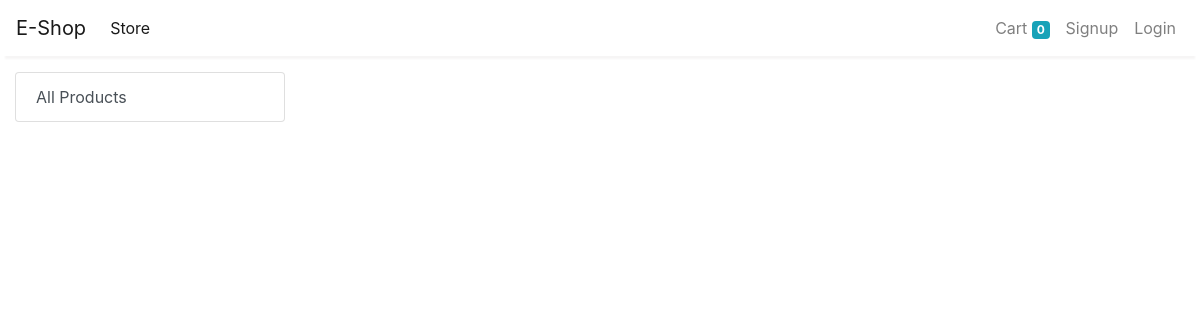
The page /store?category=2 on the database as committed earlier.
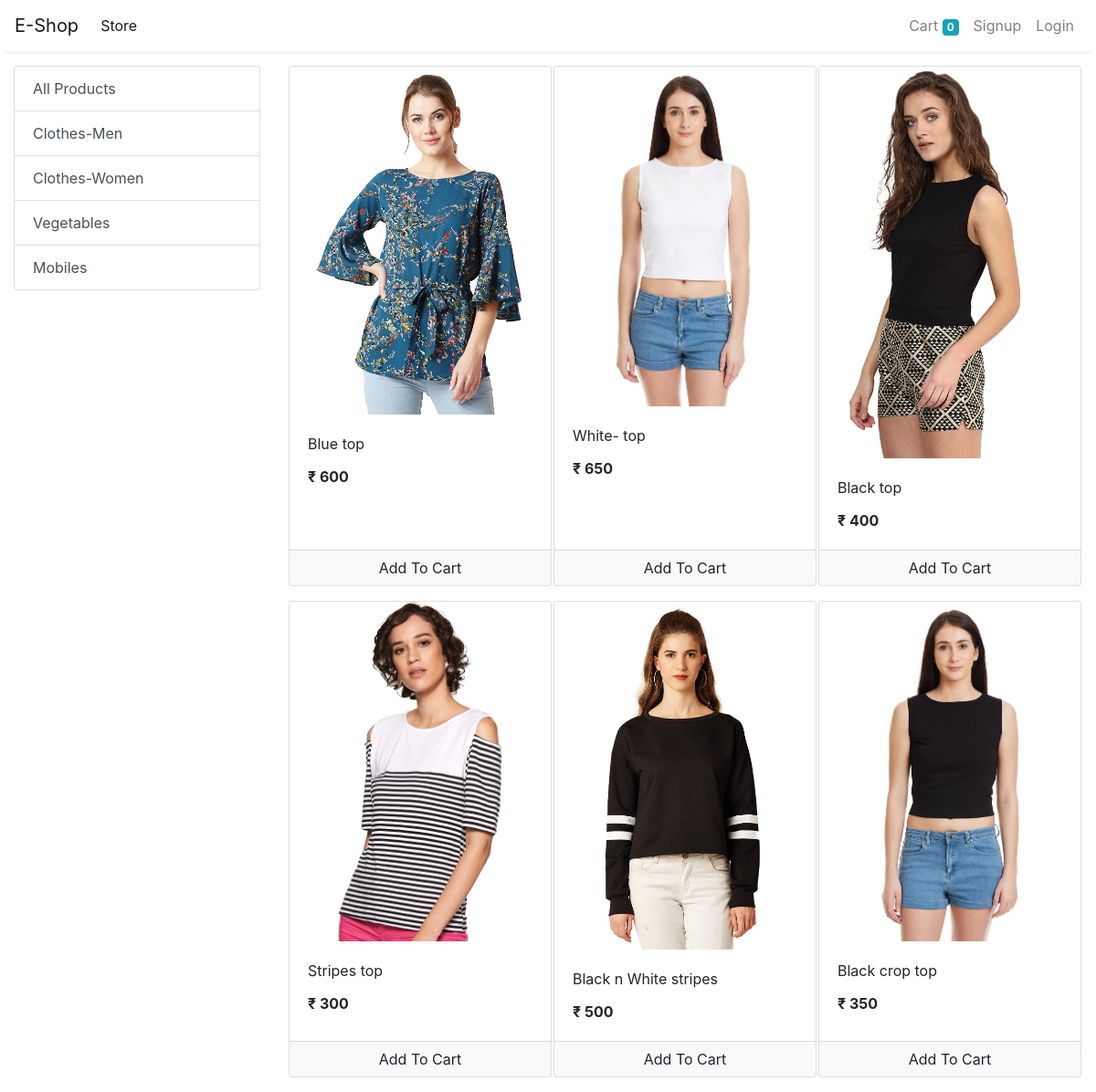
The same page on the database as committed later.
### store/models/category.py (models this page shows, shortened)
class Category(models.Model):
    name = models.CharField(max_length = 20)
    @staticmethod
    def get_all_categories():
        return Category.objects.all()

### store/models/product.py (models this page shows, shortened)
class Product(models.Model):
    name = models.CharField(max_length=50)
    price = models.IntegerField(default=0)
    category = models.ForeignKey(Category, on_delete = models.CASCADE , default=1)
    description = models.CharField(max_length =200, default='' , null =True, blank=True)
    image = models.ImageField(upload_to = 'uploads/products/')
    @staticmethod
    def  get_all_products_by_categoryid(category_id):
        if category_id:
            return Product.objects.filter(category = category_id)
        else:
            return Product.get_all_products();

### store/views/home.py (the view)
# urls.py: path('' , include('store.urls'))
def store(request):
    cart = request.session.get('cart')
    if not cart:
        request.session['cart'] = {}
    products = None
    categories = Category.get_all_categories()
    categoryID = request.GET.get('category')
    if categoryID:
        products = Product.get_all_products_by_categoryid(categoryID)
    else:
        products = Product.get_all_products();
    data = {}
    data['products'] = products
    data['categories'] = categories
    print('you are : ', request.session.get('email'))
    return render(request, 'index.html', data)

### store/templatetags/cart.py (called while the page is built)
@register.filter(name='is_in_cart')
def is_in_cart(product  , cart):
    keys = cart.keys()
    for id in keys:
        if int(id) == product.id:
            return True
    return False;

### store/templatetags/custom_filter.py (called while the page is built)
@register.filter(name='currency')
def currency(number):
    return "₹ "+str(number)

### store/templates/index.html (shortened to what this page needs)
{% extends 'base.html' %}
{% block content %}
{% load cart %}
{% load custom_filter %}
<div class="container-fluid mt-3">
	<div class="row">
		<div class="col-lg-3 mx-auto">
			<div class="list-group">
				<a href="/" class="list-group-item list-group-item-action">All Products</a>
				{% for category in categories %}
				<a href="/?category={{category.id}}"
					class="list-group-item list-group-item-action">{{category.name}}</a>
				{% endfor %}
			</div>
		</div>
		<div id='products' class="col-lg-9 mx-auto">
			<div class="row mx-auto">
				{% for product in products %}
				<div class="card mx-auto mb-3" id={{product.id}} style="width: 18rem;">
					<img class="card-img-top" src="{{product.image.url}}" alt="Card image cap">
					<div class="card-body">
						<p class="card-title">{{product.name}}</p>
						<p class="card-text"><b>{{product.price|currency}}</b></p>
					</div>
					<div class="card-footer p-0 no-gutters">
						{% if product|is_in_cart:request.session.cart %}
						<div class="row no-gutters">
							<form action="/#{{product.id}}" class="col-2 " method="post">
								{% csrf_token %}
								<input hidden type="text" name='product' value='{{product.id}}'>
								<input hidden type="text" name='remove' value='True'>
								<input type="submit" value=" - " class="btn btn-block btn-light border-right">
							</form>
							<div class="text-center col">{{product|cart_quantity:request.session.cart}} in Cart</div>
							<form action="/#{{product.id}}" class="col-2 " method="post">
								{% csrf_token %}
								<input hidden type="text" name='product' value='{{product.id}}'>
								<input type="submit" value=" + " class="btn btn-block btn-light border-left">
							</form>
						</div>
						{% else %}
						<form action="/#{{product.id}}" method="POST" class="btn-block">
							<input type="submit" class="float-right btn btn-light  form-control"
								value="Add To Cart">
						</form>
						{% endif %}
					</div>
				</div>
				{% endfor %}
			</div>
		</div>
	</div>
</div>
{% endblock %}

Rows that differ between the two databases and show on the page:
added Category: name "Clothes-Men"
added Category: name "Clothes-Women"
added Category: name "Vegetables"
added Category: name "Mobiles"
added Product: image (picture), name "Blue top", price "₹ 600"
added Product: image (picture), name "White- top", price "₹ 650"
added Product: image (picture), name "Black top", price "₹ 400"
added Product: image (picture), name "Stripes top", price "₹ 300"
added Product: image (picture), name "Black n White stripes", price "₹ 500"
added Product: image (picture), name "Black crop top", price "₹ 350"
